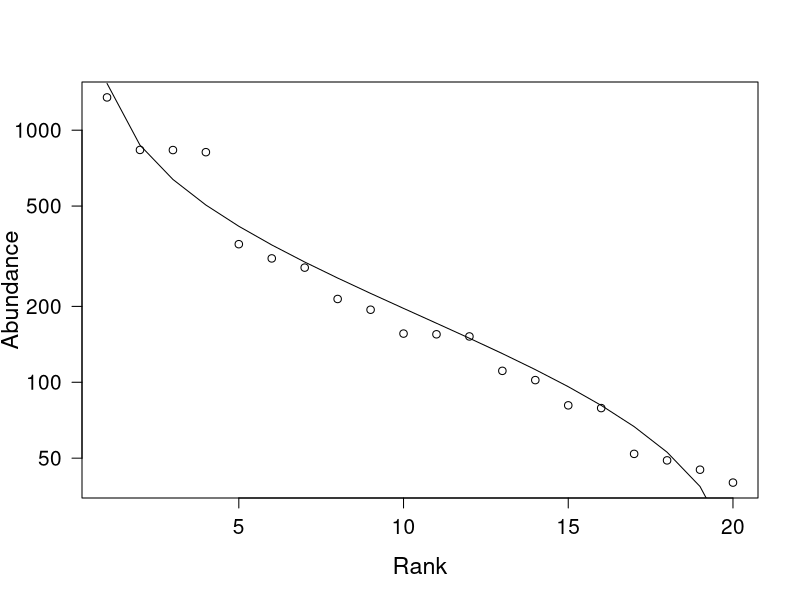
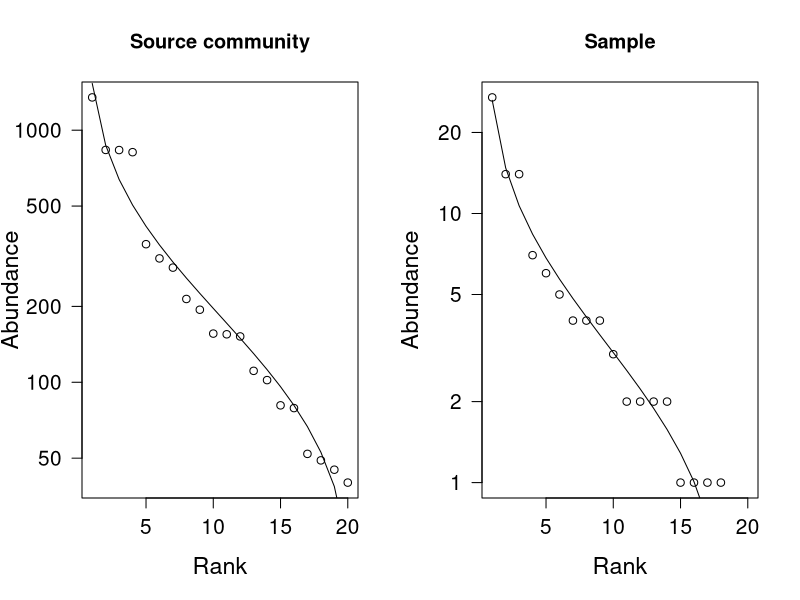

R code for these plots, in order: (Note: this script raises an error after producing the figures.)
## ---- chunk 1
x = sample(1:15, size = 1)

if(x <= 10) {
  paste("x is", x, "and is less than, or equal to, 10")
} else{
  paste("x is", x, "and is greater than 10")
}

x = sample(1:15, size = 1)

if(x==10) {
  paste("x is", x, "and is equal to 10")
} else if(x < 10) {
  paste("x is", x, "and is less than 10")
} else{
  paste("x is", x, "and is greater than 10")
}
## ---- chunk 2
for(i in 1:10) {
  print(i)
}

x = c("apples", "oranges", "bananas", "strawberries")  # x is a vector of fruit names

for(i in x) {
  print(i)
}

# a for-loop can iterate over any type of vector
for(i in seq(x)) {
  print(x[i])
}

# for-loops can also transform vectors
for(i in seq(x)) {
  len = nchar(x[i])
}

len = ""
for(i in seq(x)) {
  len[i] = nchar(x[i])
}
print(len)

# can use 'apply' functions for many of the same uses; they are usually much faster
len = sapply(x, nchar)
# the output of saaply is a "named int", but this can easily be coerced to a vector
len = as.vector(len)
print(len)
## ---- chunk 3
for(i in 1:10) {
  if(i %% 3 == 0) {
    print(i)
  }
}
## ---- chunk 4
i = 1
while(i < 10) {
  print(i)
  i = i + 1
}
## ---- chunk 5
# clear the environment
rm(list=ls())

# for reproducible results we will set the seed
set.seed(6)

# draw 20 random numbers from log-normal distribution with a mean of 5 (log scale)
jelly.jar = rlnorm(n = 20, meanlog = 5)

# force numbers to integers
jelly.jar = as.integer(jelly.jar)

# generate and plot the rank-abundance curve
require(vegan)
RACresults = rad.lognormal(jelly.jar)
plot(RACresults, las = 1, cex.lab = 1.4, cex.axis = 1.25)
## ---- chunk 6
sample.community = function(x,n){
  # write out an explicit vector of the community
  all.individuals = rep(seq(x), x)
  
  # take n samples from the community
  survey = sample(all.individuals, n)
  
  # prepare vector of species with 0 in each bin
  survey.sum = rep(0, length(x))
  
  # add 1 to species bin each time an individual of that species was sampled
  for(i in survey){
    survey.sum[i] = survey.sum[i] + 1
  }
  return(survey.sum)
}

# set seed
set.seed(3)

# sample using our function
sample.jelly = sample.community(x = jelly.jar, n = 100)

# generate and plot RAC using vegan
RACsample = rad.lognormal(sample.jelly)
plot.new()
par(mfrow = c(1, 2))
plot(RACresults, las = 1, cex.lab = 1.4, cex.axis = 1.25, xlim = c(1, 20), main = "Source community")
plot(RACsample, las = 1, cex.lab = 1.4, cex.axis = 1.25, xlim = c(1, 20), main = "Sample")
## ---- chunk 7
# breaking a function by attempting to sample with a larger n than the community
# sample.community(x = jelly.jar, n = (sum(jelly.jar)+1))

# rewrite function with error prevention
sample.community = function(x,n){
  
  # sample size cannot exceed community size
  if(n > sum(x)) stop ("Sample size cannot exceed total size of community"
                       )
  # write out an explicit vector of the community
  all.individuals = rep(seq(x), x)
  
  # take n samples from the community
  survey = sample(all.individuals, n)
  
  # prepare vector of species with 0 in each bin
  survey.sum = rep(0, length(x))
  
  # add 1 to species bin each time an individual of that species was sampled
  for(i in survey){
    survey.sum[i] = survey.sum[i] + 1
  }
  return(survey.sum)
}

sample.community(x = jelly.jar, n = (sum(jelly.jar)+1))
## ---- chunk 8
S = estimateR(sample.jelly)
S

# looking at how different indices estimate the true diversity

# number of individuals per sample
n = 100
# number of repeated samples
N = 1000
# initialize matrix to store results
repeated.S = matrix(NA, nrow = N, ncol = length(S))
colnames(repeated.S) = names(S)

# resample and store results
for(i in seq(N)){
  sample.jelly = sample.community(x = jelly.jar, n = n)
  repeated.S[i,] = as.vector(estimateR(sample.jelly))
}

# plot distribution of results as histogram
plot.new()
par(mfrow = c(1, 3))
# find range of all data so plots have the same x-axis
x.lim = range(repeated.S[ , c("S.obs", "S.chao1", "S.ACE")])

for(i in c("S.obs", "S.chao1", "S.ACE")){
  hist(repeated.S[,i], prob = TRUE, cex.lab = 1.4, cex.axis = 1.25,
       xlab = i, main = NULL, col = "grey", las = 1,
       xlim = x.lim, breaks = seq(x.lim[1], x.lim[2]+1, by = 2))
  # add dashed line to mark true S
  abline(v = length(jelly.jar), lty = 2, lwd = 3)
}
## ---- chunk 9
# take a single sample of size N from the source community
N <- 1000
sample.jelly <- sample.community(jelly.jar, n = N)

# generate vector to store results
S.collectors <- rep(NA, N)

# loop through 1:N and check S.obs for sub-samples
for(i in 1:N){
  sub.sample <- sample.community(sample.jelly, n = i)
  S.collectors[i] <- estimateR(sub.sample)["S.obs"]
}

# plot results
plot.new()
par(mfrow = c(1, 1))
plot(1:N, S.collectors, xlab = "Sample size", ylab = "S.obs")
## ---- chunk 10
ShanH <- function(x){
  H = 0
  for(i in seq(x)){
    p_i = x[i] / sum(x)
    H = H + p_i * log(p_i)
  }
  return(-H)
}

ShanH(jelly.jar)
